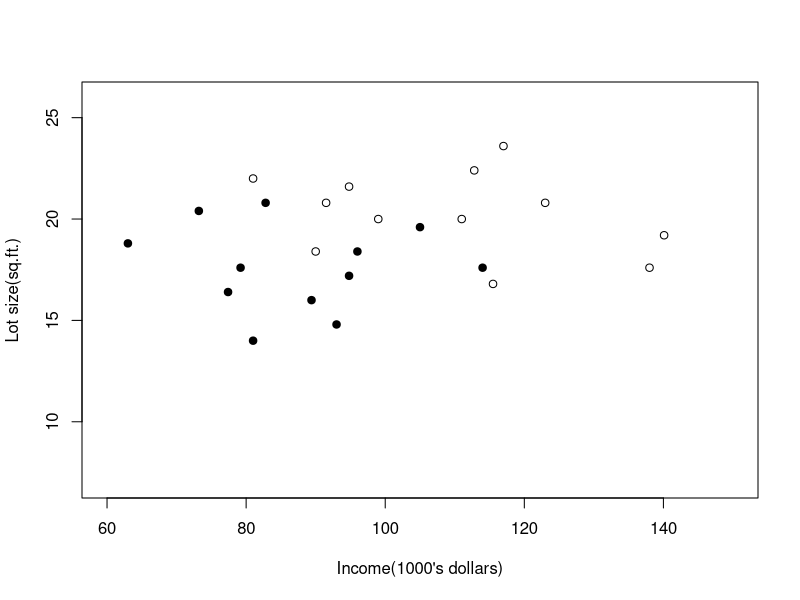

R code for this plot:
# Chapter 11 Discriminationa and classification 

# Example 11.1 Discriminate owners from nonowners of mowers ---------------

dat=read.table("Data/T11-1.dat")
colnames(dat)=c("Income", "Lot size","Ownership")

plot(dat[1:12,1],dat[1:12,2], 
     xlab="Income(1000's dollars)",
     ylab="Lot size(sq.ft.)",
     pch=1,
     xlim=c(60,150),
     ylim=c(7,26))

points(dat[13:24,1],dat[13:24,2],pch=19)
lines(c(70,25),c(135,9),type="l")

expression(75,5,R[2])
expression(125,24,R[1]) 


# Example 11.2 Classify a new observation into one of two pop. ------------

# We are given
c12=10
c21=5
p1=.8
p2=.2

# The region R1 consists of x where f1(x)/f2(x) is greater or equal to
(c12/c21)*(p2/p1)

# To classify a new observation x0 where
f1x0=.3
f2x0=.4
# we compare
c(f1x0/f2x0,(c12/c21)*(p2/p1))   #and assign x0 to population 1


# Example 11.3 Classification with two normal populations -----------------


#The authors only give a plot of the data so we base our analysis on
# the summary statistics from their example.
xbar1=c(-.0065,-.0390)
xbar2=c(-.2483,.0262)
Spinv=matrix(c(131.158,-90.423,-90.423,108.147),2,2)
colnames(Spinv)=c("Log10(activity)", "Log10(antigen)")

# the equal cost equal prior rule has coefficients
a=(xbar1-xbar2)%*%Spinv
a
ybar1=a%*%xbar1
ybar2=a%*%xbar2
m=(ybar1+ybar2)/2

x0=c(-.210,-.044)
a%*%x0
c(m,a%*%x0)

# the unequal prior case
p1=.75
p2=.25

# use w
w=a%*%x0-m
c(w,log(p2/p1))


# Example 11.4 Fisher's linear discriminant for hemophilia data -----------

# The summary statistics are
xbar1=c(-.0065,-.0390)
xbar2=c(-.2483,.0262)
Spinv=matrix(c(131.158,-90.423,-90.423,108.147),2,2)
colnames(Spinv)=c("Log10(activity)", "Log10(antigen)")

# the  coefficients
a=(xbar1-xbar2)%*%Spinv
a

# maximal separation is
D2=t(xbar1-xbar2)%*%Spinv%*%(xbar1-xbar2)
D2


# Example 11.7 Estimate of error rate using holdout proc ------------------

# We are given
dat1=matrix(c(2,4,3,12,10,8),3,2)
dat2=matrix(c(5,3,4,7,9,5),3,2)
xbar1=colMeans(dat1)
xbar2=colMeans(dat2)
n1=nrow(dat1)
n2=nrow(dat2)
S1=cov(dat1)
S2=cov(dat2)
Sp=((n1-1)*S1+(n2-1)*S2)/(n1+n2-2)

# begin holdout calculation with dat1
xbar1H=colMeans(dat1[2:3,])
SpH=((n1-2)*cov(dat1[2:3,])+(n2-1)*cov(dat2))/(n1+n2-3)
Dsq111=(dat1[1,]-xbar1H)%*%solve(SpH)%*%(dat1[1,]-xbar1H)
Dsq112=(dat1[1,]-xbar2)%*%solve(SpH)%*%(dat1[1,]-xbar2)
c(Dsq111,Dsq112)         #correctly assign  to  pi1

xbar1H=colMeans(rbind(dat1[1,],dat1[3,]))
SpH=((n1-2)*cov(rbind(dat1[1,],dat1[3,]))+(n2-1)*cov(dat2))/(n1+n2-3)
Dsq121=(dat1[2,]-xbar1H)%*%solve(SpH)%*%(dat1[2,]-xbar1H)
Dsq122=(dat1[2,]-xbar2)%*%solve(SpH)%*%(dat1[2,]-xbar2)
c(Dsq121,Dsq122)              #incorrectly assign to pi2

xbar1H=colMeans(dat1[c(1:2),])
SpH=((n1-2)*cov(dat1[c(1:2),])+(n2-1)*cov(dat2))/(n1+n2-3)
Dsq131=(dat1[3,]-xbar1H)%*%solve(SpH)%*%(dat1[3,]-xbar1H)
Dsq132=(dat1[3,]-xbar2)%*%solve(SpH)%*%(dat1[3,]-xbar2)
c(Dsq131,Dsq132)         #incorrectly assign to pi2

# begin holdout calculation with dat2
xbar2H=colMeans(dat2[2:3,])
SpH=((n1-1)*cov(dat1)+(n2-2)*cov(dat2[2:3,]))/(n1+n2-3)
Dsq211=(dat2[1,]-xbar1)%*%solve(SpH)%*%(dat2[1,]-xbar1)
Dsq212=(dat2[1,]-xbar2H)%*%solve(SpH)%*%(dat2[1,]-xbar2H)
c(Dsq211,Dsq212)           #correctly assign to pi2

xbar2H=colMeans(rbind(dat2[1,],dat2[3,]))
SpH=((n1-1)*cov(dat1)+(n2-2)*cov(rbind(dat2[1,],dat2[3,])))/(n1+n2-3)
Dsq221=(dat2[2,]-xbar1)%*%solve(SpH)%*%(dat2[2,]-xbar1)
Dsq222=(dat2[2,]-xbar2H)%*%solve(SpH)%*%(dat2[2,]-xbar2H)
c(Dsq221,Dsq222)          #incorrectly assign to pi1
xbar2H=colMeans(dat2[1:2,])
SpH=((n1-1)*cov(dat1)+(n2-2)*cov(dat2[1:2,]))/(n1+n2-3)
Dsq231=(dat2[3,]-xbar1)%*%solve(SpH)%*%(dat1[3,]-xbar1)
Dsq232=(dat2[3,]-xbar2H)%*%solve(SpH)%*%(dat2[3,]-xbar2H)
c(Dsq231,Dsq232)              #incorrectly assign to pi1

EAER=(2+2)/(3+3)
EAER
# LAST ASSIGN DIFFERENT FROM BOOK 


# Example 11.8 Classify Alaskan and Canadian salmon -----------------------

# need to install package MASS
library(MASS)
salmdat=read.table("Data/T11-2.dat")
names(salmdat)=c("country","gender","fresh","marine")
fit=lda(country~fresh+marine,data=salmdat,CV=T)
fit
# Table the classification results
ct <- table(salmdat$country, fit$class)
diag(prop.table(ct, 1))

# get a confusion matrix table
table(salmdat$country, fit$class)

# total percent correct
sum(diag(prop.table(ct)))

#linear discriminant
xbar1=colMeans(salmdat[1:50,3:4])
S1=cov(salmdat[1:50,3:4])
xbar2=colMeans(salmdat[51:100,3:4])
S2=cov(salmdat[51:100,3:4])
a=(xbar1-xbar2)%*%solve((S1+S2)/2)
.5*(xbar1-xbar2)%*%solve((S1+S2)/2)%*%(xbar1+xbar2)
